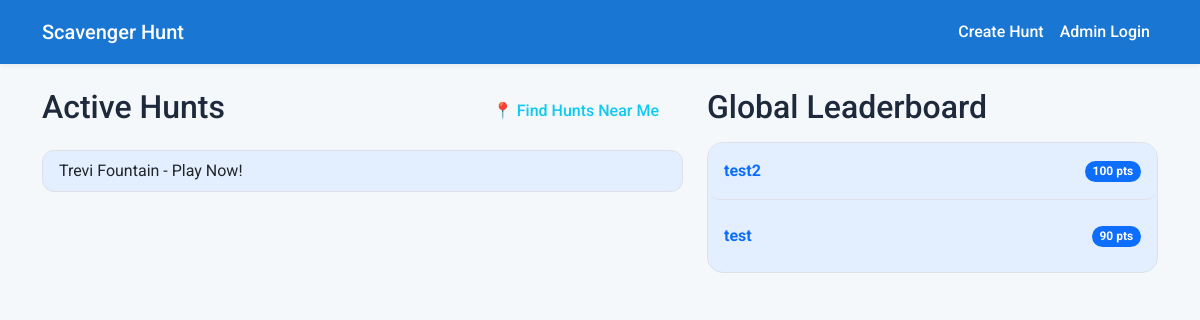
Before: / with the older database file.
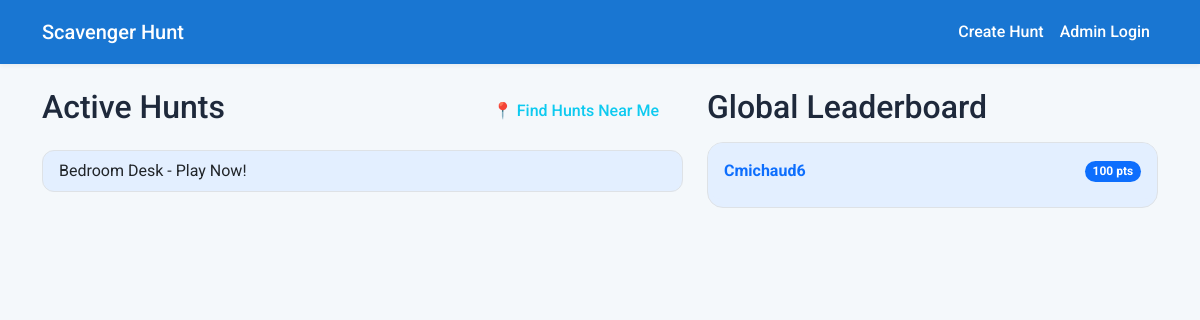
After: the same page with the newer database file.
### app.py (models this page shows)
class Hunt(db.Model):
    id = db.Column(db.Integer, primary_key=True)
    name = db.Column(db.String(255), nullable=False)
    targets = db.relationship('Target', backref='hunt', lazy=True, cascade="all, delete-orphan")

class Player(db.Model):
    id = db.Column(db.Integer, primary_key=True)
    username = db.Column(db.String(255), nullable=False)
    hunt_id = db.Column(db.Integer, db.ForeignKey('hunt.id'), nullable=False)
    total_score = db.Column(db.Integer, default=0)
    is_completed = db.Column(db.Boolean, default=False)
    attempts = db.relationship('Attempt', backref='player', lazy=True)

### app.py (the view, shortened to what this page needs)
@app.route('/')
def index():
    lat = request.args.get('lat', type=float)
    lon = request.args.get('lon', type=float)
    hunts = Hunt.query.all()
    for hunt in hunts:
        hunt.min_distance = None
    leaderboard = db.session.query(
        Player.username,
        func.sum(Player.total_score).label('total')
    ).filter_by(is_completed=True).group_by(Player.username).order_by(func.sum(Player.total_score).desc()).limit(10).all()
    return render_template('index.html', hunts=hunts, leaderboard=leaderboard)

### templates/index.html (shortened to what this page needs)
{% extends 'layout.html' %}
{% block content %}
<div class="row">
    <div class="col-md-7">
        <div class="d-flex justify-content-between align-items-center mb-3">
            <h2>Active Hunts</h2>
            <button type="button" class="btn btn-outline-info" onclick="findHuntsNearMe()">📍 Find Hunts Near Me</button>
        </div>
        <div class="list-group">
            {% for hunt in hunts %}
                <div class="list-group-item d-flex flex-column flex-sm-row justify-content-between align-items-start align-items-sm-center gap-2">
                    <a href="{{ url_for('play_hunt_start', hunt_id=hunt.id) }}" class="text-decoration-none text-reset flex-grow-1 mb-2 mb-sm-0">
                        {{ hunt.name }} - Play Now!
                    </a>
                </div>
            {% else %}
                <p>No hunts available yet. Be the first to <a href="/create">create one</a>!</p>
            {% endfor %}
        </div>
    </div>
    <div class="col-md-5 mt-5 mt-md-0">
        <h2>Global Leaderboard</h2>
        <div class="card mt-3">
            <ul class="list-group list-group-flush">
                {% for row in leaderboard %}
                    <li class="list-group-item d-flex justify-content-between align-items-center p-3">
                        <a href="{{ url_for('user_details', username=row.username) }}" class="fw-bold text-decoration-none text-primary">{{ row.username }}</a>
                        <div class="d-flex align-items-center gap-2">
                            <span class="badge bg-primary rounded-pill">{{ row.total }} pts</span>
                        </div>
                    </li>
                {% else %}
                    <li class="list-group-item text-muted">No completed hunts yet.</li>
                {% endfor %}
            </ul>
        </div>
    </div>
</div>
{% endblock %}

### templates/layout.html (shortened to what this page needs)
<!DOCTYPE html>
<html lang="en">
<head>
    <link href="https://cdn.jsdelivr.net/npm/bootstrap@5.3.0/dist/css/bootstrap.min.css" rel="stylesheet">
</head>
<body>
    <nav class="navbar navbar-expand-lg navbar-dark bg-dark">
        <div class="container">
            <a class="navbar-brand" href="/">Scavenger Hunt</a>
            <div class="collapse navbar-collapse" id="navbarNav">
                <div class="navbar-nav ms-auto">
                    <a class="nav-link" href="/create">Create Hunt</a>
                    {% if session.is_admin %}
                    <a class="nav-link" href="{{ url_for('admin_logout') }}">Admin Logout</a>
                    {% else %}
                    <a class="nav-link" href="{{ url_for('admin_login') }}">Admin Login</a>
                    {% endif %}
                </div>
            </div>
        </div>
    </nav>
    <div class="container mt-4">
        {% block content %}{% endblock %}
    </div>
</body>
</html>

### templates/layout.html (style rules this page uses)
:root { --bs-body-font-family: 'Roboto', sans-serif; --m3-surface: #F4F8FB; --m3-surface-container: #E3EFFF; --m3-on-surface: #1E293B; --m3-primary: #1976D2; --m3-primary-hover: #1565C0; --m3-secondary: #0288D1; --m3-success: #2E7D32; --m3-warning: #ED6C02; --m3-outline: #90CAF9; }
body { background-color: var(--m3-surface); color: var(--m3-on-surface); font-family: var(--bs-body-font-family); }
.navbar.bg-dark { background-color: var(--m3-primary) !important; box-shadow: 0 2px 4px rgba(0,0,0,0.05); padding-top: 12px; padding-bottom: 12px; margin-bottom: 24px; border-bottom: none; }
.navbar-dark .navbar-brand, .navbar-dark .nav-link { color: #ffffff !important; font-weight: 500; }
.card { border: 1px solid #dee2e6; border-radius: 16px; background-color: var(--m3-surface-container); box-shadow: none; overflow: hidden; }
.btn { border-radius: 100px; padding: 10px 24px; font-weight: 500; border: none; transition: all 0.2s ease; }
.list-group-item { border: 1px solid #dee2e6; margin-bottom: 8px; border-radius: 12px !important; background-color: var(--m3-surface-container); }
.list-group { background: transparent; }

Changed rows visible on the page:
removed Player: username "test2", total "100"
removed Player: username "test", total "90"
changed Hunt: name "Trevi Fountain" → "Bedroom Desk"
now on this page (row edited): Player: username "Cmichaud6", total "100"
